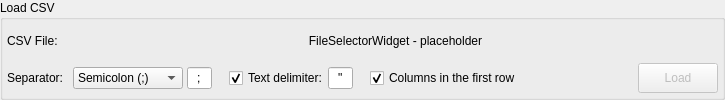
<?xml version="1.0" encoding="UTF-8"?>
<ui version="4.0">
 <class>CsvLoadWidget</class>
 <widget class="QWidget" name="CsvLoadWidget">
  <property name="geometry">
   <rect>
    <x>0</x>
    <y>0</y>
    <width>725</width>
    <height>100</height>
   </rect>
  </property>
  <property name="windowTitle">
   <string>Form</string>
  </property>
  <layout class="QGridLayout" name="gridLayout_2">
   <property name="leftMargin">
    <number>0</number>
   </property>
   <property name="topMargin">
    <number>0</number>
   </property>
   <property name="rightMargin">
    <number>0</number>
   </property>
   <property name="bottomMargin">
    <number>0</number>
   </property>
   <item row="0" column="0">
    <widget class="QGroupBox" name="groupBox">
     <property name="sizePolicy">
      <sizepolicy hsizetype="Preferred" vsizetype="Fixed">
       <horstretch>0</horstretch>
       <verstretch>0</verstretch>
      </sizepolicy>
     </property>
     <property name="minimumSize">
      <size>
       <width>0</width>
       <height>100</height>
      </size>
     </property>
     <property name="title">
      <string>Load CSV</string>
     </property>
     <layout class="QGridLayout" name="gridLayout">
      <property name="leftMargin">
       <number>4</number>
      </property>
      <property name="topMargin">
       <number>4</number>
      </property>
      <property name="rightMargin">
       <number>4</number>
      </property>
      <property name="bottomMargin">
       <number>4</number>
      </property>
      <item row="0" column="0">
       <widget class="QLabel" name="file_lbl">
        <property name="text">
         <string>CSV File:</string>
        </property>
       </widget>
      </item>
      <item row="1" column="0">
       <widget class="QLabel" name="separator_lbl">
        <property name="text">
         <string>Separator: </string>
        </property>
       </widget>
      </item>
      <item row="1" column="4">
       <spacer name="horizontalSpacer">
        <property name="orientation">
         <enum>Qt::Horizontal</enum>
        </property>
        <property name="sizeType">
         <enum>QSizePolicy::Fixed</enum>
        </property>
        <property name="sizeHint" stdset="0">
         <size>
          <width>5</width>
          <height>20</height>
         </size>
        </property>
       </spacer>
      </item>
      <item row="1" column="5">
       <layout class="QHBoxLayout" name="horizontalLayout">
        <property name="spacing">
         <number>0</number>
        </property>
        <item>
         <widget class="QCheckBox" name="col_names_chk">
          <property name="statusTip">
           <string>Use the first row as column names in the CSV file. By unchecking this option the first row is used as data.</string>
          </property>
          <property name="text">
           <string>Columns in the first row</string>
          </property>
          <property name="checked">
           <bool>true</bool>
          </property>
         </widget>
        </item>
        <item>
         <widget class="QWidget" name="col_names_hint" native="true">
          <property name="sizePolicy">
           <sizepolicy hsizetype="Fixed" vsizetype="Fixed">
            <horstretch>0</horstretch>
            <verstretch>0</verstretch>
           </sizepolicy>
          </property>
          <property name="minimumSize">
           <size>
            <width>22</width>
            <height>22</height>
           </size>
          </property>
          <property name="maximumSize">
           <size>
            <width>22</width>
            <height>22</height>
           </size>
          </property>
         </widget>
        </item>
       </layout>
      </item>
      <item row="1" column="6">
       <spacer name="horizontalSpacer_6">
        <property name="orientation">
         <enum>Qt::Horizontal</enum>
        </property>
        <property name="sizeHint" stdset="0">
         <size>
          <width>32</width>
          <height>20</height>
         </size>
        </property>
       </spacer>
      </item>
      <item row="1" column="7" colspan="2">
       <widget class="QPushButton" name="load_btn">
        <property name="enabled">
         <bool>false</bool>
        </property>
        <property name="sizePolicy">
         <sizepolicy hsizetype="Preferred" vsizetype="Fixed">
          <horstretch>0</horstretch>
          <verstretch>0</verstretch>
         </sizepolicy>
        </property>
        <property name="minimumSize">
         <size>
          <width>0</width>
          <height>30</height>
         </size>
        </property>
        <property name="maximumSize">
         <size>
          <width>16777215</width>
          <height>16777215</height>
         </size>
        </property>
        <property name="text">
         <string>Load</string>
        </property>
        <property name="icon">
         <iconset resource="../res/resources.qrc">
          <normaloff>:/icones/icones/loadcsv.png</normaloff>:/icones/icones/loadcsv.png</iconset>
        </property>
        <property name="iconSize">
         <size>
          <width>22</width>
          <height>22</height>
         </size>
        </property>
        <property name="default">
         <bool>false</bool>
        </property>
        <property name="flat">
         <bool>false</bool>
        </property>
       </widget>
      </item>
      <item row="1" column="1">
       <layout class="QHBoxLayout" name="horizontalLayout_3">
        <property name="spacing">
         <number>4</number>
        </property>
        <item>
         <widget class="QComboBox" name="separator_cmb">
          <property name="sizePolicy">
           <sizepolicy hsizetype="Preferred" vsizetype="Fixed">
            <horstretch>0</horstretch>
            <verstretch>0</verstretch>
           </sizepolicy>
          </property>
          <property name="minimumSize">
           <size>
            <width>110</width>
            <height>0</height>
           </size>
          </property>
          <item>
           <property name="text">
            <string>Semicolon (;)</string>
           </property>
          </item>
          <item>
           <property name="text">
            <string>Comma (,)</string>
           </property>
          </item>
          <item>
           <property name="text">
            <string>Space</string>
           </property>
          </item>
          <item>
           <property name="text">
            <string>Tabulation</string>
           </property>
          </item>
          <item>
           <property name="text">
            <string>Other</string>
           </property>
          </item>
         </widget>
        </item>
        <item>
         <widget class="QLineEdit" name="separator_edt">
          <property name="sizePolicy">
           <sizepolicy hsizetype="Minimum" vsizetype="Fixed">
            <horstretch>0</horstretch>
            <verstretch>0</verstretch>
           </sizepolicy>
          </property>
          <property name="maximumSize">
           <size>
            <width>25</width>
            <height>16777215</height>
           </size>
          </property>
          <property name="baseSize">
           <size>
            <width>0</width>
            <height>0</height>
           </size>
          </property>
          <property name="text">
           <string>;</string>
          </property>
          <property name="maxLength">
           <number>2</number>
          </property>
          <property name="alignment">
           <set>Qt::AlignCenter</set>
          </property>
         </widget>
        </item>
       </layout>
      </item>
      <item row="1" column="3">
       <layout class="QHBoxLayout" name="horizontalLayout_2">
        <property name="spacing">
         <number>0</number>
        </property>
        <item>
         <widget class="QCheckBox" name="txt_delim_chk">
          <property name="text">
           <string>Text delimiter:</string>
          </property>
          <property name="checked">
           <bool>true</bool>
          </property>
         </widget>
        </item>
        <item>
         <widget class="QLineEdit" name="txt_delim_edt">
          <property name="enabled">
           <bool>true</bool>
          </property>
          <property name="sizePolicy">
           <sizepolicy hsizetype="Minimum" vsizetype="Fixed">
            <horstretch>0</horstretch>
            <verstretch>0</verstretch>
           </sizepolicy>
          </property>
          <property name="maximumSize">
           <size>
            <width>25</width>
            <height>16777215</height>
           </size>
          </property>
          <property name="baseSize">
           <size>
            <width>0</width>
            <height>0</height>
           </size>
          </property>
          <property name="text">
           <string>&quot;</string>
          </property>
          <property name="maxLength">
           <number>2</number>
          </property>
          <property name="alignment">
           <set>Qt::AlignCenter</set>
          </property>
         </widget>
        </item>
       </layout>
      </item>
      <item row="1" column="2">
       <spacer name="horizontalSpacer_2">
        <property name="orientation">
         <enum>Qt::Horizontal</enum>
        </property>
        <property name="sizeType">
         <enum>QSizePolicy::Fixed</enum>
        </property>
        <property name="sizeHint" stdset="0">
         <size>
          <width>5</width>
          <height>20</height>
         </size>
        </property>
       </spacer>
      </item>
      <item row="0" column="1" colspan="8">
       <widget class="QLabel" name="placeholder_fsel">
        <property name="text">
         <string>FileSelectorWidget - placeholder</string>
        </property>
        <property name="alignment">
         <set>Qt::AlignCenter</set>
        </property>
       </widget>
      </item>
     </layout>
    </widget>
   </item>
  </layout>
 </widget>
 <resources>
  <include location="../res/resources.qrc"/>
 </resources>
 <connections/>
</ui>
